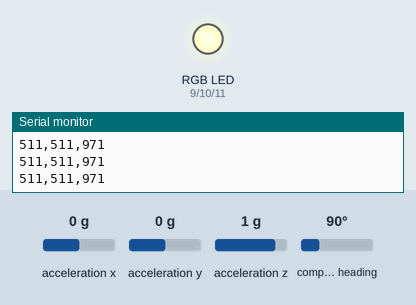
Bench run of a sketch on a simulated Arduino Uno, built with avr-gcc and run on an emulated ATmega328P. Parts: an RGB LED mixed from three pins (HIGH = lit), the last lines printed to the serial monitor. The inputs (shaded band) are chosen by the test bench; at power-on: acceleration x 0 g, acceleration y 0 g, acceleration z 1 g, compass heading 90°. Dim RGB values are drawn brighter than linear.

Above: at 2.2 s.
2.3 s: acceleration x set to -0.8 g
At 3.1 s:
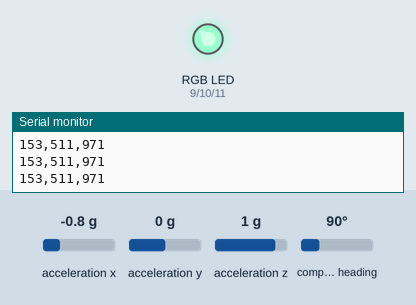
3.8 s: acceleration y set to -0.8 g
At 5.0 s:
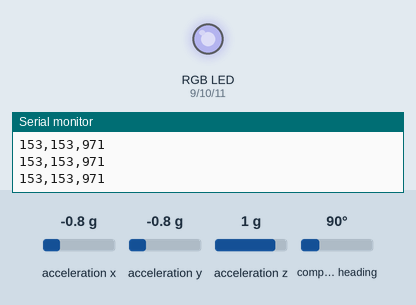
5.3 s: acceleration z set to -1.4 g
At 5.8 s:
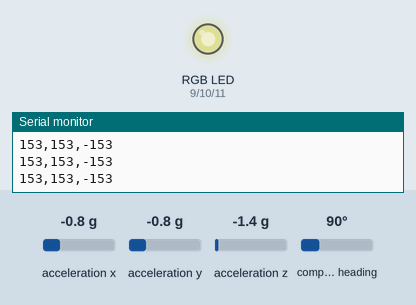
6.8 s: acceleration x set to -1.4 g
At 8.0 s:
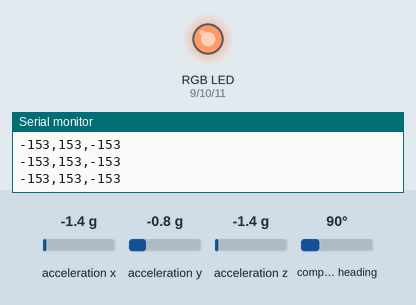
8.3 s: acceleration z set to -0.8 g
At 9.3 s:
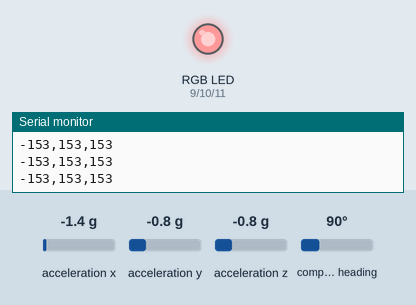
9.8 s: acceleration y set to -1.4 g
At 10.4 s:
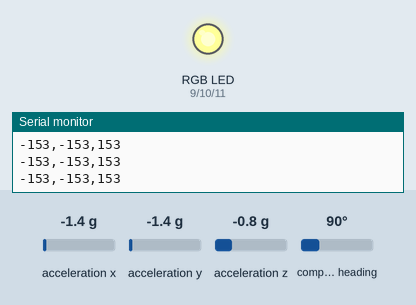
Timing chart, 0 to 12.3 s (numbered marks = the images above; inputs shaded):
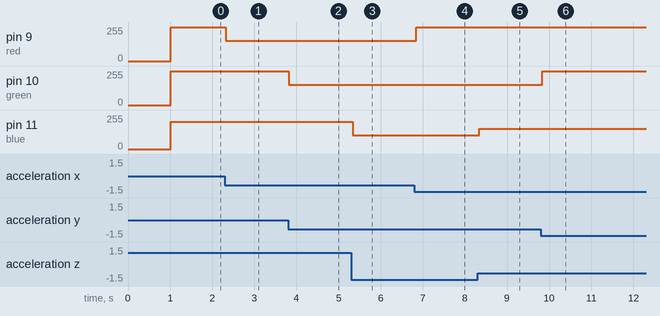

The sketch:

ESE111FinalProject.ino
```cpp
#include <Wire.h>
#include <Adafruit_Sensor.h>
#include <Adafruit_BNO055.h>
#include <utility/imumaths.h>
#include <SoftwareSerial.h>
/* This driver reads raw data from the BNO055

   Connections
   ===========
   Connect SCL to analog 5
   Connect SDA to analog 4
   Connect VDD to 5V DC
   Connect GROUND to common ground

   History
   =======
   2015/MAR/03  - First release (KTOWN)
*/

/* Set the delay between fresh samples */
#define BNO055_SAMPLERATE_DELAY_MS (10)

Adafruit_BNO055 bno = Adafruit_BNO055();

/**************************************************************************/
/*
    Arduino setup function (automatically called at startup)
*/
/**************************************************************************/
SoftwareSerial BTSerial(2, 3); //TX RX
int red = 9;
int green = 10;
int blue = 11;

void setup(void)
{
  BTSerial.begin(9600);
  Serial.begin(9600);


  pinMode(red, OUTPUT);
  pinMode(green, OUTPUT);
  pinMode(blue, OUTPUT);
  pinMode(9,OUTPUT);

  /* Initialise the sensor */
  if(!bno.begin())
  {
    /* There was a problem detecting the BNO055 ... check your connections */
    Serial.print("Ooops, no BNO055 detected ... Check your wiring or I2C ADDR!");
    while(1);
  }

  delay(1000);
}

/**************************************************************************/
/*
    Arduino loop function, called once 'setup' is complete (your own code
    should go here)
*/
/**************************************************************************/
void loop(void)
{
  // Possible vector values can be:
  // - VECTOR_ACCELEROMETER - m/s^2
  // - VECTOR_MAGNETOMETER  - uT
  // - VECTOR_GYROSCOPE     - rad/s
  // - VECTOR_EULER         - degrees
  // - VECTOR_LINEARACCEL   - m/s^2
  // - VECTOR_GRAVITY       - m/s^2
   imu::Vector<3> euler = bno.getVector(Adafruit_BNO055::VECTOR_ACCELEROMETER);

  /* Display the floating point data */
  // tone(9,euler.z()*100-euler.y()*10+euler.x());

   int x = map(euler.x(), -10, 10, 0, 1023);
   int y = map(euler.y(), -10, 10, 0, 1023);
   int z = map(euler.z(), -10, 10, 0, 1023);

  // tone(6, euler.z()*100-10*euler.y()+euler.x());
  Serial.print(x);
  Serial.print(",");
  Serial.print(y);
  Serial.print(",");
  Serial.println(z);

  BTSerial.print(x);
  BTSerial.print(",");
  BTSerial.print(y);
  BTSerial.print(",");
  BTSerial.println(z);

  analogWrite(red, x);
  analogWrite(green,y);
  analogWrite(blue,z);


  delay(BNO055_SAMPLERATE_DELAY_MS);

}


//
```

Measured:
- after the input at 2.3 s, pin 9 (red): 255/255 → 153/255 at once
- after the input at 3.8 s, pin 10 (green): 255/255 → 153/255 at once
- after the input at 5.3 s, pin 11 (blue): 203/255 → 103/255 at once
- after the input at 6.8 s, pin 9 (red): 153/255 → 255/255 at once
- after the input at 8.3 s, pin 11 (blue): 103/255 → 153/255 at once
- after the input at 9.8 s, pin 10 (green): 153/255 → 255/255 at once
